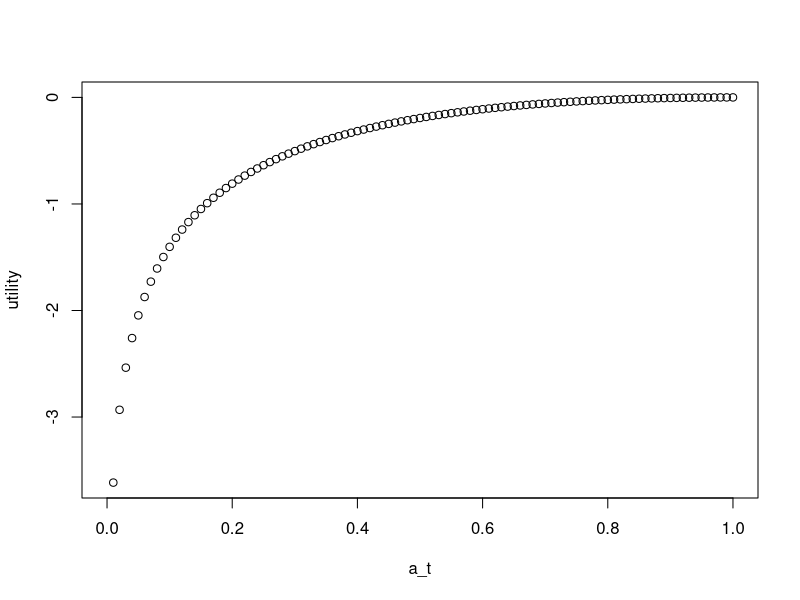
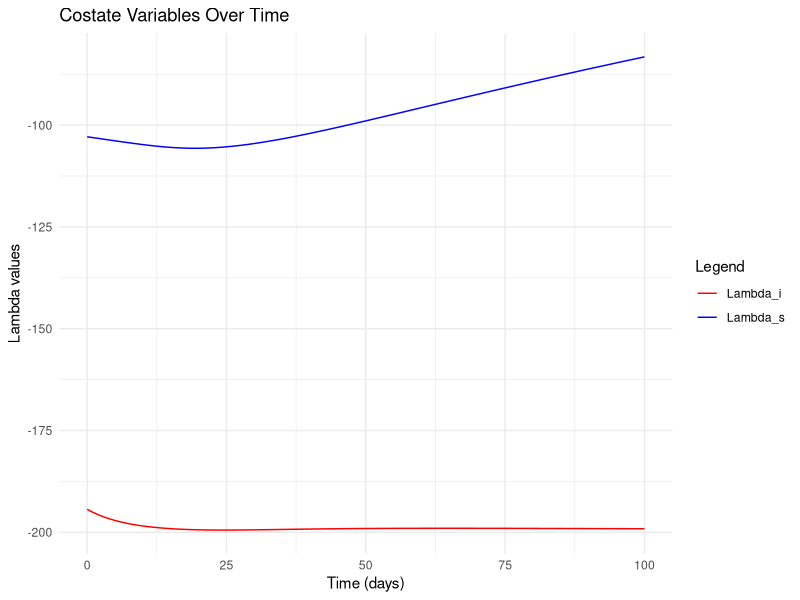
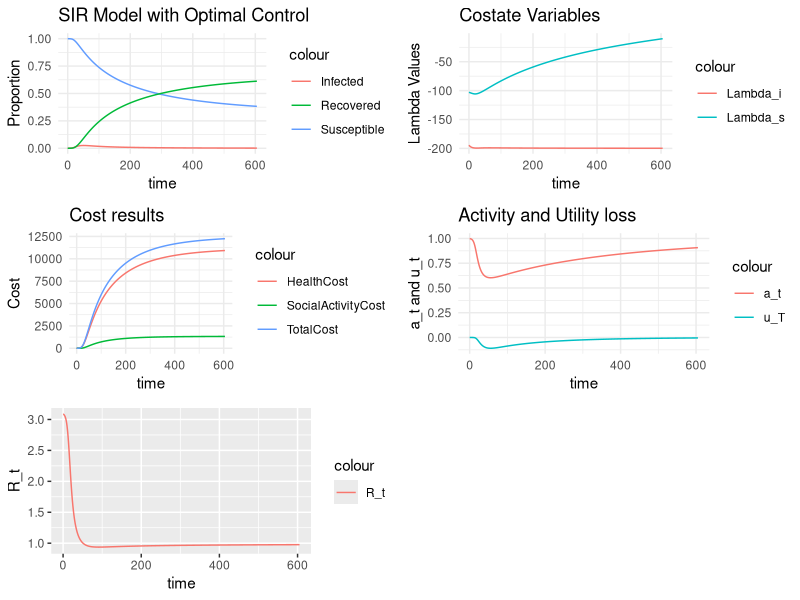

Reproduce these figures in R, in order.
#
# Script for the EPI-ECON modelling work: SIR with intervention (optimal policy)
#
# - Reproduction of Farboodi et al (2021) code: "Solution" 
# - Disease dynamics with intervention
# - Laissez-Faire: Mathematica code with alpha=1 shows Health Cost: 11374, and Activity Cost: 1277
# - optimal policy: 
#      - Mathematica code with alpha=0 shows Health Cost: 860, and Activity Cost: 7227
#      - manuscript shows a(t)=0.6
#
######################################################### #

rm(list=ls())
library(ggplot2)
library(deSolve)

# Plot results
library(ggplot2)
library(gridExtra)

# Parameters
parameters <- list(
  gamma = 1/7,             # Recovery rate (γ)
  beta = 3/10 + 1/7,       # Transmission rate (β)
  delta = 0.67 / 365,      # Arrival rate of cure (δ)
  rho = 0.05 / 365,        # Discounting rate (ρ)
  pi = 0.0062,             # Infection fatality rate (π)
  kappa = 197,             # Expected cost of infection (κ)
  ni0 = 0.0000527,         # Initial infected population (Ni0)
  ns0 = 0.9999223,         # Initial susceptible population (Ns0)
  nr0 = 0.00002484,        # Initial recovered population (Nr0)
  nd0 = 0.000000156,       # Initial dead population (Nd0)
  alpha =0,               # Altruism parameter (0 means optimal policy)
  fx = 123                 # Exchange rate multiplier for USD conversion
)

# tolerance values
nifinal <- 10^-9    # not used yet
tolerance <- 10^-6  # not used yet

# Optimal activity a(t) based on utility function
a_function <- function(alpha, beta, ns, ni, lambda_s, lambda_i) {
  diff_lambda <- lambda_s - lambda_i
  sqrt_term <- ns + ni + 4 * (1 + alpha) * beta * ni * ns * diff_lambda

  # defensive check
  if (sqrt_term < 0 ||diff_lambda == 0) {
    return(1)  # Prevent complex values or division by zero
  }

  num <- -(ns + ni) + sqrt(ns + ni) * sqrt(sqrt_term)
  denom <- 2 * (1 + alpha) * beta * ns * ni * diff_lambda
  return(num/denom)  # Ensure activity remains between [0,1] return(max(min(num / denom, 1), 0))
}


# Utility function
# utility_type = "log"
utility_function <- function(a_t) {
    return(log(a_t) - a_t + 1)
}

# explore activity-utility relationship
a_t <- seq(0,1,0.01)
plot(a_t,utility_function(seq(0,1,0.01)),ylab='utility')

## for debugging
# attach(parameters)
# attach(as.list(initial_state))

# Define the SIR model function including costates, recovered, dead, and separate costs
sir_costate_model <- function(time, state, parameters) { 
  with(as.list(c(state, parameters)), { # this statements enables the use of the parameter and state names
    
    # stopping condition
    if(Ni < nifinal){
      return(list(rep(0,12)))
    }
    
    # Calculate optimal action based on utility type
    a_t <- a_function(alpha, beta, Ns, Ni, Lambda_s, Lambda_i)
 
    # Calculate utility of action
    u_a <- utility_function(a_t)
  
    # Differential equations for SIR model with costates
    dNs <- -beta * a_t^2 * Ns * Ni
    dNi <- beta * a_t^2 * Ns * Ni  - gamma * Ni 
    dNr <- gamma * Ni * (1 - pi)
    dNd <- gamma * Ni * pi
    
    # # Costate equations
    dLambda_s <- (rho + delta) * Lambda_s - u_a - (Lambda_i - Lambda_s) * beta * a_t^2 * Ni
    dLambda_i <- (rho + delta) * Lambda_i - u_a - alpha * (Lambda_i - Lambda_s) * beta * a_t^2 * Ns - gamma * (kappa + Lambda_i)
    
    # cost calculations
    dHealthCost <- fx * (exp(-(rho + delta) * time) * gamma * kappa * Ni)
    dSocialActivityCost <- -fx * (exp(-(rho + delta) * time) * (Ns + Ni) * u_a)  # note: negative
    
    # Total cost is the sum of cumulative costs
    dTotalCost <- dHealthCost + dSocialActivityCost

    # Reproduction number
    R0 = beta / gamma
    R_t = R0 * a_t^2 * Ns
    
    # Return the rate of change for each state variable
    return(list(c(dNs, dNi, dNr, dNd, dLambda_s, dLambda_i, dHealthCost, dSocialActivityCost, dTotalCost, a_t, u_a, R_t)))
  })
}

# Compute terminal conditions dynamically
compute_terminal_conditions <- function(ns_T, ni_T, parameters) {
  Lambda_i_T <- - (parameters$gamma * parameters$kappa * (parameters$delta + parameters$rho + parameters$beta * ni_T)) /
    (parameters$alpha * parameters$beta^2 * ni_T * ns_T + (parameters$delta + parameters$rho + parameters$beta * ni_T) * 
       (parameters$rho + parameters$delta + parameters$gamma - parameters$alpha * parameters$beta * ns_T))
  
  Lambda_s_T <- (parameters$beta * Lambda_i_T * ni_T) / (parameters$rho + parameters$delta + parameters$beta * ni_T)
  
  return(c(Lambda_s_T, Lambda_i_T))
}
Lambda_values <- compute_terminal_conditions(ns_T = parameters$ns0, ni_T = parameters$ni0, parameters = parameters)
Lambda_values

# Initial state variables including separate costs
initial_state <- c(Ns = parameters$ns0, 
                   Ni = parameters$ni0, 
                   Nr = parameters$nr0, 
                   Nd = parameters$nd0,
                   Lambda_s = -102.859,#Lambda_values[1], -102.859	-194.343
                   Lambda_i = -194.343,#Lambda_values[2], -165.651	-21985.5
                   HealthCost = 0, 
                   SocialActivityCost = 0, 
                   TotalCost = 0,
                   a_t = 1, 
                   u_t = 0,
                   R_t = 0) # Lambda_s = -165,#Lambda_values[1], -102.859	-194.343 Lambda_i = -21985.5,#Lambda_values[2], -165.651	-21985.5
if (parameters$alpha==1) {
  initial_state$Lambda_s=-165.651
  initial_state$Lambda_i=-21958.5
}


# Time sequence for pre-shock
time_pre_shock <- seq(0, 605, by = 1)

# Solve the model
output_intervention <- ode(y = initial_state, 
                           times = time_pre_shock, 
                           func  = sir_costate_model, 
                           parms = parameters
                           #method= "lsoda",#method="rk4" "bdf" "euler"
                        
                           ) #tcrit = time_pre_shock)

output_intervention_df <- as.data.frame(output_intervention)

print(output_intervention_df$u_t)
print(output_intervention_df$a_t)

#print(output_intervention_df$Ni)
#write.table(output_intervention_df$ni, "clipboard", sep = "\t", row.names = FALSE, col.names = FALSE)
#output_intervention_df_inf<-output_intervention_df$Ni

# Install and load the required package if not already installed
#if (!require("writexl")) install.packages("writexl", dependencies = TRUE)
#library(writexl)

# Create a data frame with time, activity (a_t), and utility (u_t)
#activity2_utility_df <- data.frame(
#  Time = output_intervention_df$time,
 # Activity = output_intervention_df$a_t,
#  Utility = output_intervention_df$u_t
#)

# Export to Excel file
#write_xlsx(activity2_utility_df, "Activity2_Utility_Through_Time.xlsx")

# Also, export as CSV if needed
#write.csv(activity2_utility_df, file = "Activity2_Utility_Through_Time.csv", row.names = FALSE)

# Print confirmation message
cat("Activity and Utility data successfully exported to 'Activity_Utility_Through_Time.xlsx' and CSV format.\n")


#df <- data.frame(Value = output_intervention_df$Ni)
#write.csv(df, file = "output_intervention_df_2_ni.csv", row.names = FALSE)
#df6 <- data.frame(Value = output_intervention_df$a_t)
#write.csv(df6, file = "output_intervention_df_6_at.csv", row.names = FALSE)
# account for incremental results
output_intervention_df$a_t <- c(output_intervention_df$a_t[1],diff(output_intervention_df$a_t))
print(output_intervention_df$a_t)
output_intervention_df$u_t <- c(output_intervention_df$u_t[1],diff(output_intervention_df$u_t))
print(output_intervention_df$u_t)


output_intervention_df$R_t <- c(output_intervention_df$R_t[1],diff(output_intervention_df$R_t))

# get fit of initial state, but re-use the second one provided
output_intervention_df[1,c('a_t','u_t','R_t')] <- output_intervention_df[2,c('a_t','u_t','R_t')]

# Main SIR plot
p1 <- ggplot(output_intervention_df, aes(x = time)) +
  geom_line(aes(y = Ns, color = "Susceptible")) +
  geom_line(aes(y = Ni, color = "Infected")) +
  geom_line(aes(y = Nr, color = "Recovered")) +
  labs(y = "Proportion", title = "SIR Model with Optimal Control") +
  theme_minimal()

# Lambda values plot
p2 <- ggplot(output_intervention_df, aes(x = time)) +
  geom_line(aes(y = Lambda_s, color = "Lambda_s")) +
  geom_line(aes(y = Lambda_i, color = "Lambda_i")) +
  labs(y = "Lambda Values", title = "Costate Variables") +
  theme_minimal()

#Cost values plot
p3 <- ggplot(output_intervention_df, aes(x = time)) +
  geom_line(aes(y = HealthCost, color = "HealthCost")) +
  geom_line(aes(y = SocialActivityCost, color = "SocialActivityCost")) +
  geom_line(aes(y = TotalCost, color = "TotalCost")) +
  labs(y = "Cost", title = "Cost results") +
  theme_minimal()

#utility and activity values plot
p4 <- ggplot(output_intervention_df, aes(x = time)) +
  geom_line(aes(y = a_t, color = "a_t")) +
  geom_line(aes(y = u_t, color = "u_T")) +
  labs(y = "a_t and u_t", title = "Activity and Utility loss") +
  theme_minimal()

#utility and activity values plot
p5 <- ggplot(output_intervention_df, aes(x = time)) +
  geom_line(aes(y = R_t, color = "R_t")) 
  labs(y = "R_t", title = "Reproduction number") +
  theme_minimal()

 
  output_intervention_df_limited<-subset(output_intervention_df,time<=100)
  
  # Plot Lambda_s and Lambda_i over time
  ggplot(output_intervention_df_limited, aes(x = time)) +
    geom_line(aes(y = Lambda_s, color = "Lambda_s")) +
    geom_line(aes(y = Lambda_i, color = "Lambda_i")) +
    labs(y = "Lambda values", title = "Costate Variables Over Time", x = "Time (days)") +
    scale_color_manual(name = "Legend", values = c("Lambda_s" = "blue", "Lambda_i" = "red")) +
    theme_minimal()
  
# Arrange the plots
grid.arrange(p1, p2, p3, p4, p5, ncol = 2)

# Print final costs and costates
output_final <- tail(output_intervention_df, 1)
cat("Final Lambda_s:", output_final$Lambda_s, "\n")
cat("Final Lambda_i:", output_final$Lambda_i, "\n")
cat("Final Health Cost (per capita):", output_final$HealthCost, "\n")
cat("Final Social Activity Cost (per capita):", output_final$SocialActivityCost, "\n")
cat("Final Total Cost (per capita):", output_final$TotalCost, "\n")
